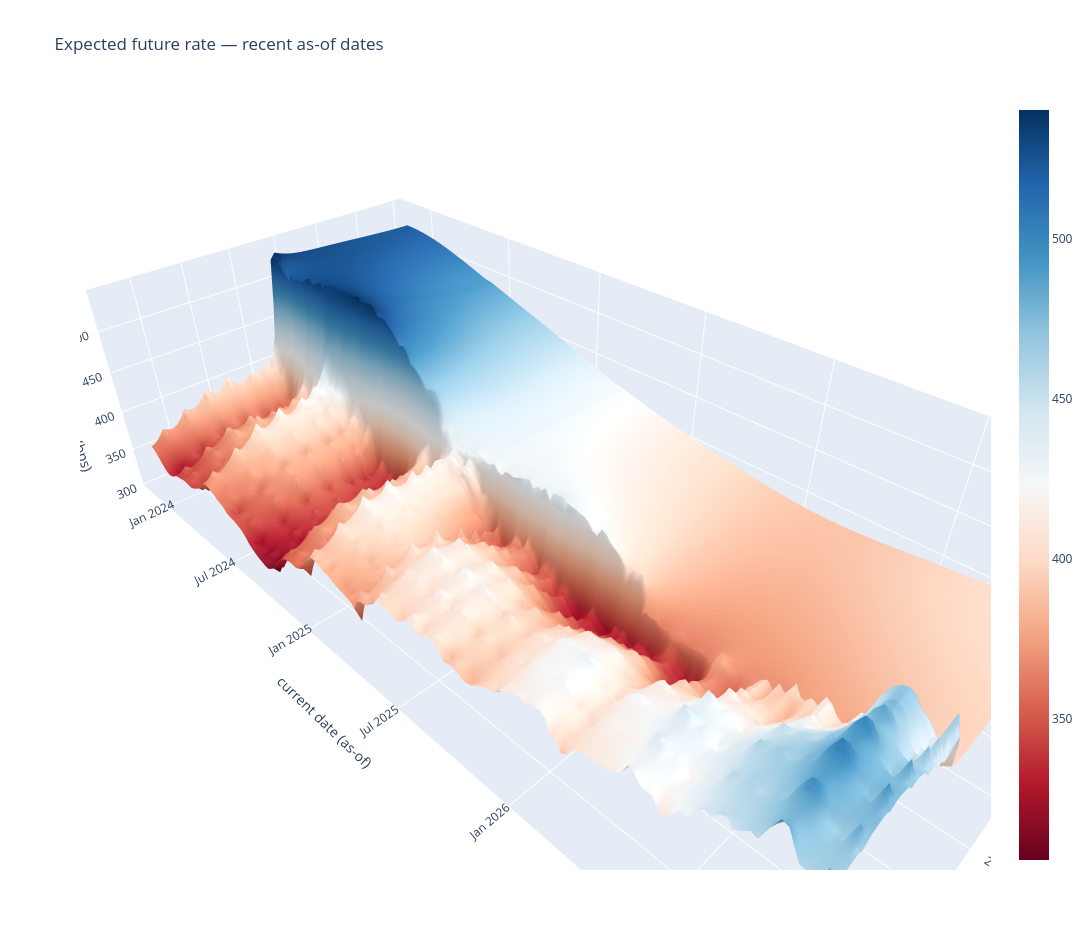

The cell this chart's notebook holds for it:
### Code cell
# --- [2] recent zoom: last 3 years of as-of dates
fp.plotly_future_dated_surface(fan.tail(156), 'expected rate (bps)',
    title='Expected future rate — recent as-of dates').show()
